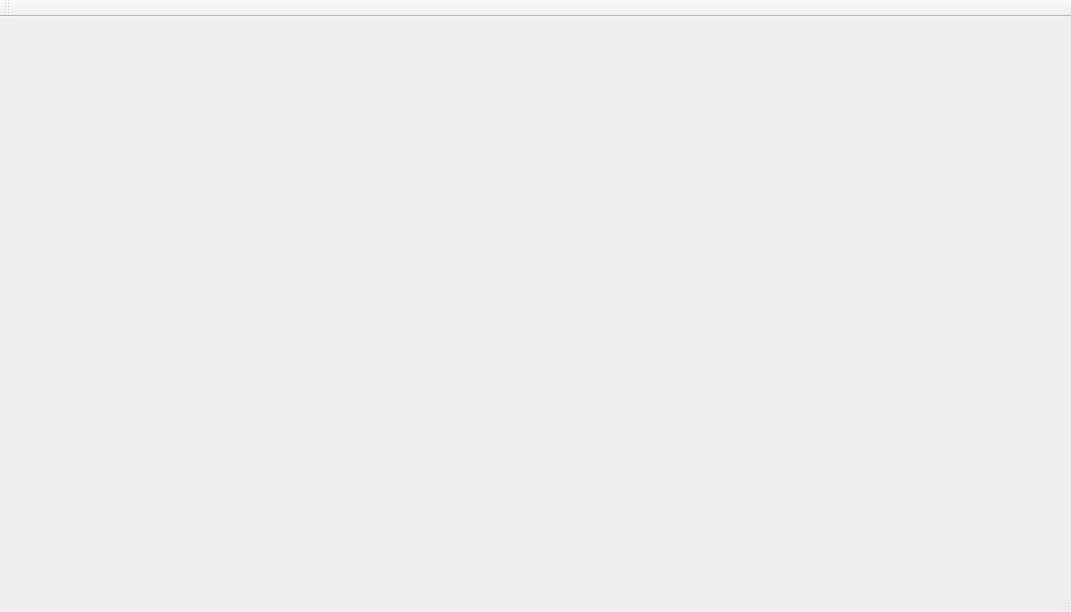
<?xml version="1.0" encoding="UTF-8"?>
<ui version="4.0">
 <class>MainWindow</class>
 <widget class="QMainWindow" name="MainWindow">
  <property name="geometry">
   <rect>
    <x>0</x>
    <y>0</y>
    <width>1071</width>
    <height>612</height>
   </rect>
  </property>
  <property name="windowTitle">
   <string>MainWindow</string>
  </property>
  <widget class="QWidget" name="centralWidget"/>
  <widget class="QMenuBar" name="menuBar">
   <property name="geometry">
    <rect>
     <x>0</x>
     <y>0</y>
     <width>1071</width>
     <height>26</height>
    </rect>
   </property>
  </widget>
  <widget class="QToolBar" name="mainToolBar">
   <attribute name="toolBarArea">
    <enum>TopToolBarArea</enum>
   </attribute>
   <attribute name="toolBarBreak">
    <bool>false</bool>
   </attribute>
  </widget>
  <widget class="QStatusBar" name="statusBar"/>
 </widget>
 <layoutdefault spacing="6" margin="11"/>
 <resources/>
 <connections/>
</ui>
